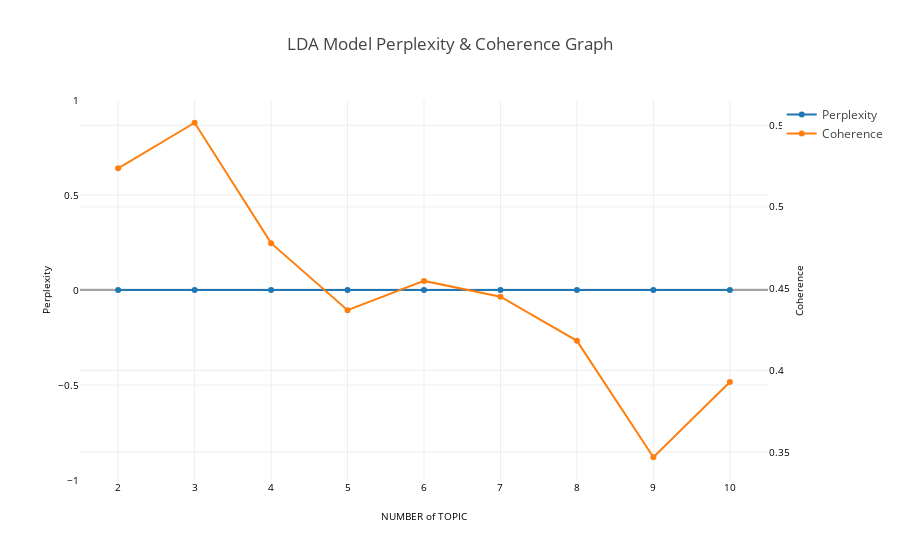

Notebook code for this chart:
### Code cell
MAX_TOPICS = 10 

tc.set_plotly()
tc.get_model_validation_graph("lsi", tokenized_sentence_list, MAX_TOPICS)

### Figure 1 — Plotly figure (JSON) as saved in the notebook; plotly's stock layout.template omitted (floating-point values rounded to 4 significant figures)
{"data": [{"name": "Perplexity", "yaxis": "y", "marker": {}, "y": [0, 0, 0, 0, 0, 0, 0, 0, 0], "x": ["2", "3", "4", "5", "6", "7", "8", "9", "10"], "type": "scatter"}, {"name": "Coherence", "yaxis": "y2", "marker": {}, "y": [0.5236, 0.5515, 0.4778, 0.4368, 0.4547, 0.4451, 0.4181, 0.3468, 0.3928], "x": ["2", "3", "4", "5", "6", "7", "8", "9", "10"], "type": "scatter"}], "layout": {"yaxis2": {"tickfont": {"color": "black", "size": 10}, "showticklabels": true, "title": "Coherence", "tickangle": 0, "overlaying": "y", "titlefont": {"color": "black", "size": 10}, "side": "right"}, "yaxis": {"tickfont": {"color": "black", "size": 10}, "showexponent": "all", "showticklabels": true, "title": "Perplexity", "tickangle": 0, "titlefont": {"color": "black", "size": 10}, "exponentformat": "e"}, "xaxis": {"tickfont": {"color": "black", "size": 10}, "showexponent": "all", "showticklabels": true, "title": "NUMBER of TOPIC", "tickangle": 0, "dtick": 1, "titlefont": {"color": "black", "size": 10}, "exponentformat": "e"}, "title": "LDA Model Perplexity & Coherence Graph"}}
